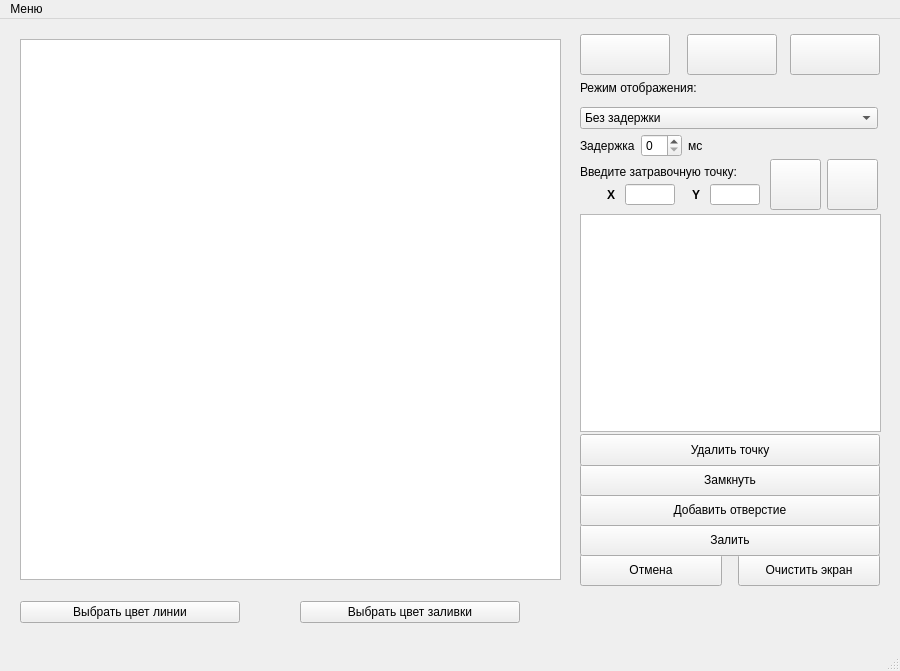
<?xml version="1.0" encoding="UTF-8"?>
<ui version="4.0">
 <class>MainWindow</class>
 <widget class="QMainWindow" name="MainWindow">
  <property name="geometry">
   <rect>
    <x>0</x>
    <y>0</y>
    <width>900</width>
    <height>671</height>
   </rect>
  </property>
  <property name="windowTitle">
   <string>Лабораторная работа №6</string>
  </property>
  <widget class="QWidget" name="centralwidget">
   <widget class="QGraphicsView" name="graphicsView">
    <property name="geometry">
     <rect>
      <x>20</x>
      <y>20</y>
      <width>541</width>
      <height>541</height>
     </rect>
    </property>
   </widget>
   <widget class="QWidget" name="layoutWidget">
    <property name="geometry">
     <rect>
      <x>580</x>
      <y>55</y>
      <width>298</width>
      <height>55</height>
     </rect>
    </property>
    <layout class="QVBoxLayout" name="verticalLayout_3">
     <item>
      <widget class="QLabel" name="label_paint">
       <property name="text">
        <string>Режим отображения:</string>
       </property>
      </widget>
     </item>
     <item>
      <widget class="QComboBox" name="comboBox">
       <item>
        <property name="text">
         <string>Без задержки</string>
        </property>
       </item>
       <item>
        <property name="text">
         <string>С задержкой</string>
        </property>
       </item>
      </widget>
     </item>
    </layout>
   </widget>
   <widget class="QWidget" name="layoutWidget">
    <property name="geometry">
     <rect>
      <x>580</x>
      <y>115</y>
      <width>298</width>
      <height>23</height>
     </rect>
    </property>
    <layout class="QHBoxLayout" name="horizontalLayout_7">
     <item>
      <widget class="QLabel" name="label_4">
       <property name="text">
        <string>Задержка</string>
       </property>
      </widget>
     </item>
     <item>
      <widget class="QSpinBox" name="spinBox"/>
     </item>
     <item>
      <widget class="QLabel" name="label_5">
       <property name="text">
        <string>мс</string>
       </property>
      </widget>
     </item>
     <item>
      <spacer name="horizontalSpacer_2">
       <property name="orientation">
        <enum>Qt::Horizontal</enum>
       </property>
       <property name="sizeHint" stdset="0">
        <size>
         <width>40</width>
         <height>20</height>
        </size>
       </property>
      </spacer>
     </item>
    </layout>
   </widget>
   <widget class="QTableWidget" name="tableWidget">
    <property name="geometry">
     <rect>
      <x>580</x>
      <y>195</y>
      <width>301</width>
      <height>218</height>
     </rect>
    </property>
    <property name="sizePolicy">
     <sizepolicy hsizetype="Fixed" vsizetype="Fixed">
      <horstretch>0</horstretch>
      <verstretch>0</verstretch>
     </sizepolicy>
    </property>
    <property name="maximumSize">
     <size>
      <width>1000</width>
      <height>16777215</height>
     </size>
    </property>
    <attribute name="horizontalHeaderMinimumSectionSize">
     <number>50</number>
    </attribute>
    <attribute name="horizontalHeaderDefaultSectionSize">
     <number>60</number>
    </attribute>
   </widget>
   <widget class="QPushButton" name="pushButton_reset_scale">
    <property name="geometry">
     <rect>
      <x>580</x>
      <y>15</y>
      <width>90</width>
      <height>41</height>
     </rect>
    </property>
    <property name="text">
     <string/>
    </property>
    <property name="icon">
     <iconset resource="../image.qrc">
      <normaloff>:/icons/icons/scale.png</normaloff>:/icons/icons/scale.png</iconset>
    </property>
    <property name="iconSize">
     <size>
      <width>25</width>
      <height>25</height>
     </size>
    </property>
   </widget>
   <widget class="QPushButton" name="pushButton_cursor_mode">
    <property name="geometry">
     <rect>
      <x>687</x>
      <y>15</y>
      <width>90</width>
      <height>41</height>
     </rect>
    </property>
    <property name="text">
     <string/>
    </property>
    <property name="icon">
     <iconset resource="../image.qrc">
      <normaloff>:/icons/icons/cursor.png</normaloff>:/icons/icons/cursor.png</iconset>
    </property>
    <property name="iconSize">
     <size>
      <width>25</width>
      <height>25</height>
     </size>
    </property>
   </widget>
   <widget class="QPushButton" name="pushButton_hand_mode">
    <property name="geometry">
     <rect>
      <x>790</x>
      <y>15</y>
      <width>90</width>
      <height>41</height>
     </rect>
    </property>
    <property name="text">
     <string/>
    </property>
    <property name="icon">
     <iconset resource="../image.qrc">
      <normaloff>:/icons/icons/hand.png</normaloff>:/icons/icons/hand.png</iconset>
    </property>
    <property name="iconSize">
     <size>
      <width>25</width>
      <height>25</height>
     </size>
    </property>
   </widget>
   <widget class="QPushButton" name="pushButton_cancel">
    <property name="geometry">
     <rect>
      <x>580</x>
      <y>535</y>
      <width>142</width>
      <height>32</height>
     </rect>
    </property>
    <property name="text">
     <string>Отмена</string>
    </property>
   </widget>
   <widget class="QPushButton" name="pushButton_clear">
    <property name="geometry">
     <rect>
      <x>738</x>
      <y>535</y>
      <width>142</width>
      <height>32</height>
     </rect>
    </property>
    <property name="text">
     <string>Очистить экран</string>
    </property>
   </widget>
   <widget class="QPushButton" name="pushButton_fill">
    <property name="geometry">
     <rect>
      <x>580</x>
      <y>505</y>
      <width>300</width>
      <height>32</height>
     </rect>
    </property>
    <property name="text">
     <string>Залить</string>
    </property>
   </widget>
   <widget class="QPushButton" name="pushButton_add_hole">
    <property name="geometry">
     <rect>
      <x>580</x>
      <y>475</y>
      <width>300</width>
      <height>32</height>
     </rect>
    </property>
    <property name="text">
     <string>Добавить отверстие</string>
    </property>
   </widget>
   <widget class="QPushButton" name="pushButton_close">
    <property name="geometry">
     <rect>
      <x>580</x>
      <y>445</y>
      <width>300</width>
      <height>32</height>
     </rect>
    </property>
    <property name="text">
     <string>Замкнуть</string>
    </property>
   </widget>
   <widget class="QPushButton" name="pushButton_del_point">
    <property name="geometry">
     <rect>
      <x>580</x>
      <y>415</y>
      <width>300</width>
      <height>32</height>
     </rect>
    </property>
    <property name="text">
     <string>Удалить точку</string>
    </property>
   </widget>
   <widget class="QPushButton" name="pushButton_seed_point_click">
    <property name="geometry">
     <rect>
      <x>827</x>
      <y>140</y>
      <width>51</width>
      <height>51</height>
     </rect>
    </property>
    <property name="maximumSize">
     <size>
      <width>100</width>
      <height>100</height>
     </size>
    </property>
    <property name="sizeIncrement">
     <size>
      <width>0</width>
      <height>0</height>
     </size>
    </property>
    <property name="text">
     <string/>
    </property>
    <property name="icon">
     <iconset resource="../image.qrc">
      <normaloff>:/icons/icons/cursor.png</normaloff>:/icons/icons/cursor.png</iconset>
    </property>
    <property name="iconSize">
     <size>
      <width>25</width>
      <height>25</height>
     </size>
    </property>
   </widget>
   <widget class="QPushButton" name="pushButton_seed_point_key">
    <property name="geometry">
     <rect>
      <x>770</x>
      <y>140</y>
      <width>51</width>
      <height>51</height>
     </rect>
    </property>
    <property name="maximumSize">
     <size>
      <width>100</width>
      <height>100</height>
     </size>
    </property>
    <property name="text">
     <string/>
    </property>
    <property name="icon">
     <iconset resource="../image.qrc">
      <normaloff>:/icons/icons/keyboard.png</normaloff>:/icons/icons/keyboard.png</iconset>
    </property>
    <property name="iconSize">
     <size>
      <width>25</width>
      <height>25</height>
     </size>
    </property>
   </widget>
   <widget class="QLabel" name="label_seed_point">
    <property name="geometry">
     <rect>
      <x>580</x>
      <y>139</y>
      <width>181</width>
      <height>27</height>
     </rect>
    </property>
    <property name="text">
     <string>Введите затравочную точку:</string>
    </property>
   </widget>
   <widget class="QLabel" name="label_6">
    <property name="geometry">
     <rect>
      <x>600</x>
      <y>165</y>
      <width>15</width>
      <height>21</height>
     </rect>
    </property>
    <property name="maximumSize">
     <size>
      <width>15</width>
      <height>16777215</height>
     </size>
    </property>
    <property name="font">
     <font>
      <bold>true</bold>
     </font>
    </property>
    <property name="text">
     <string>X</string>
    </property>
    <property name="alignment">
     <set>Qt::AlignRight|Qt::AlignTrailing|Qt::AlignVCenter</set>
    </property>
   </widget>
   <widget class="QLineEdit" name="lineEdit_seed_point_x">
    <property name="geometry">
     <rect>
      <x>625</x>
      <y>165</y>
      <width>50</width>
      <height>21</height>
     </rect>
    </property>
    <property name="maximumSize">
     <size>
      <width>50</width>
      <height>16777215</height>
     </size>
    </property>
   </widget>
   <widget class="QLabel" name="label_7">
    <property name="geometry">
     <rect>
      <x>685</x>
      <y>165</y>
      <width>15</width>
      <height>21</height>
     </rect>
    </property>
    <property name="maximumSize">
     <size>
      <width>15</width>
      <height>16777215</height>
     </size>
    </property>
    <property name="font">
     <font>
      <bold>true</bold>
     </font>
    </property>
    <property name="text">
     <string>Y</string>
    </property>
    <property name="alignment">
     <set>Qt::AlignRight|Qt::AlignTrailing|Qt::AlignVCenter</set>
    </property>
   </widget>
   <widget class="QLineEdit" name="lineEdit_seed_point_y">
    <property name="geometry">
     <rect>
      <x>710</x>
      <y>165</y>
      <width>50</width>
      <height>21</height>
     </rect>
    </property>
    <property name="maximumSize">
     <size>
      <width>50</width>
      <height>16777215</height>
     </size>
    </property>
   </widget>
   <widget class="QWidget" name="layoutWidget">
    <property name="geometry">
     <rect>
      <x>20</x>
      <y>575</y>
      <width>251</width>
      <height>37</height>
     </rect>
    </property>
    <layout class="QHBoxLayout" name="horizontalLayout_2">
     <item>
      <widget class="QPushButton" name="pushButton_line_color">
       <property name="text">
        <string>Выбрать цвет линии</string>
       </property>
      </widget>
     </item>
     <item>
      <widget class="QLabel" name="label_lc">
       <property name="minimumSize">
        <size>
         <width>25</width>
         <height>25</height>
        </size>
       </property>
       <property name="maximumSize">
        <size>
         <width>25</width>
         <height>25</height>
        </size>
       </property>
       <property name="sizeIncrement">
        <size>
         <width>0</width>
         <height>0</height>
        </size>
       </property>
       <property name="baseSize">
        <size>
         <width>0</width>
         <height>0</height>
        </size>
       </property>
       <property name="text">
        <string/>
       </property>
      </widget>
     </item>
    </layout>
   </widget>
   <widget class="QWidget" name="layoutWidget">
    <property name="geometry">
     <rect>
      <x>300</x>
      <y>575</y>
      <width>251</width>
      <height>37</height>
     </rect>
    </property>
    <layout class="QHBoxLayout" name="horizontalLayout_3">
     <item>
      <widget class="QPushButton" name="pushButton_fill_color">
       <property name="text">
        <string>Выбрать цвет заливки</string>
       </property>
      </widget>
     </item>
     <item>
      <widget class="QLabel" name="label_fc">
       <property name="minimumSize">
        <size>
         <width>25</width>
         <height>25</height>
        </size>
       </property>
       <property name="maximumSize">
        <size>
         <width>25</width>
         <height>25</height>
        </size>
       </property>
       <property name="text">
        <string/>
       </property>
      </widget>
     </item>
    </layout>
   </widget>
  </widget>
  <widget class="QMenuBar" name="menubar">
   <property name="geometry">
    <rect>
     <x>0</x>
     <y>0</y>
     <width>900</width>
     <height>24</height>
    </rect>
   </property>
   <widget class="QMenu" name="menu">
    <property name="title">
     <string>Меню</string>
    </property>
    <addaction name="program_info_action"/>
    <addaction name="author_info_action"/>
    <addaction name="exit_action"/>
   </widget>
   <addaction name="menu"/>
  </widget>
  <widget class="QStatusBar" name="statusbar"/>
  <action name="program_info_action">
   <property name="text">
    <string>О программе</string>
   </property>
  </action>
  <action name="author_info_action">
   <property name="text">
    <string>Об авторе</string>
   </property>
  </action>
  <action name="exit_action">
   <property name="text">
    <string>Выйти</string>
   </property>
  </action>
 </widget>
 <resources>
  <include location="../image.qrc"/>
 </resources>
 <connections/>
</ui>
